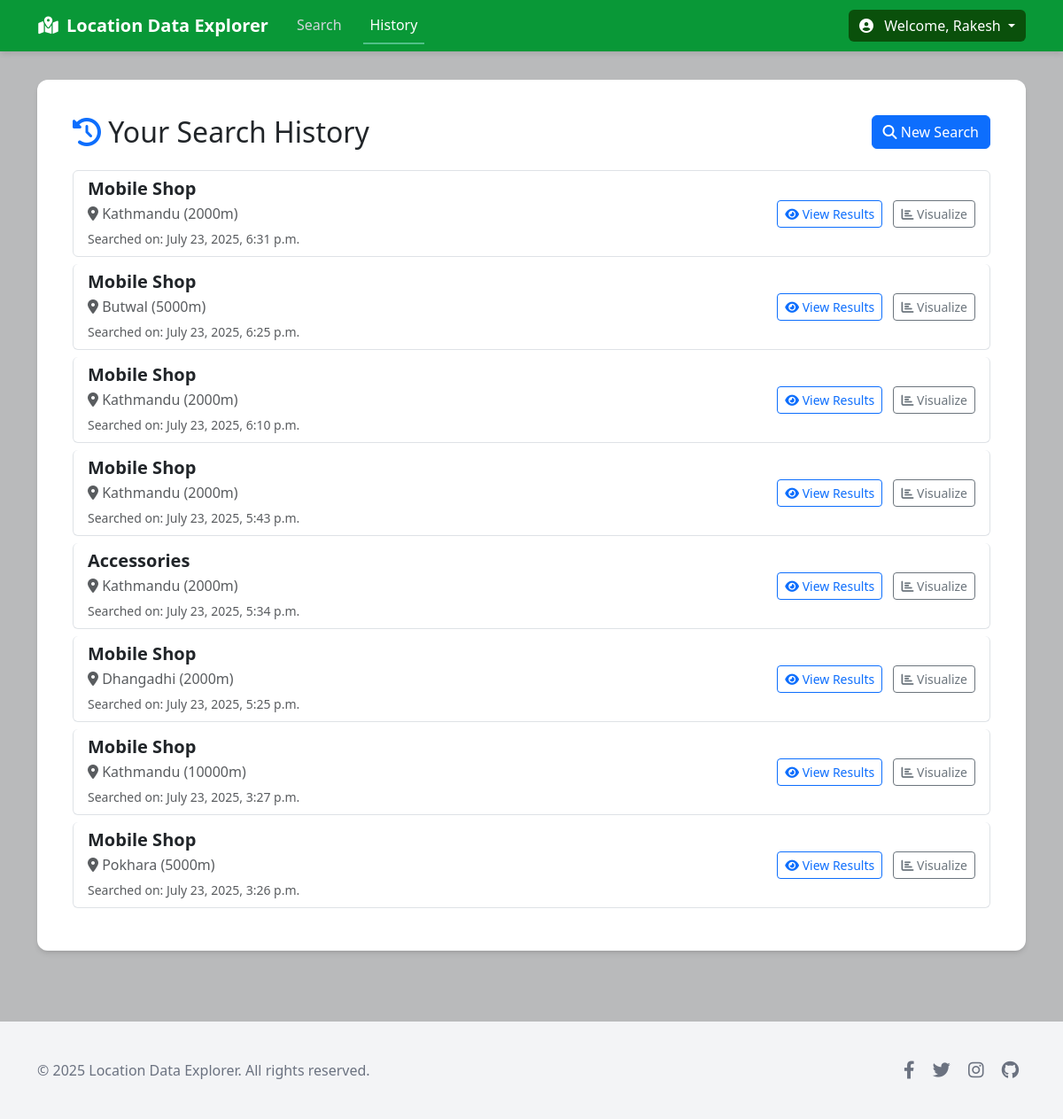
The app's page /shops/history/ (signed in) with its own data.
### shops/models.py (models this page shows, shortened)
class SearchHistory(models.Model):
    location = models.CharField(max_length=100)
    category = models.CharField(max_length=50)
    radius = models.IntegerField()
    results_count = models.IntegerField()
    created_at = models.DateTimeField(default=timezone.now)
    class Meta:
        ordering = ['-created_at']
        verbose_name_plural = "Search Histories"

### shops/views.py (the view)
# urls.py: path('history/', views.search_history_view, name='history'),
@login_required
def search_history_view(request):
    searches = SearchHistory.objects.all()
    paginator = Paginator(searches, 20)
    page_number = request.GET.get('page')
    page_obj = paginator.get_page(page_number)
    context = {
        'page_obj': page_obj,
        'searches': page_obj
    }
    return render(request, 'shops/history.html', context)

### shops/templatetags/custom_filters.py (called while the page is built)
@register.filter
def replace_underscore(value, arg=' '):
    return value.replace('_', arg)

### shops/templates/shops/history.html (shortened to what this page needs)
{% extends 'base.html' %}
{% load custom_filters %}
{% block content %}
<div class="d-flex justify-content-between align-items-center mb-4">
    <h2 class="mb-0"><i class="fas fa-history text-primary"></i> Your Search History</h2>
    <a href="{% url 'shops:search' %}" class="btn btn-primary">
        <i class="fas fa-search"></i> New Search
    </a>
</div>
{% if searches %}
<div class="list-group">
    {% for history_item in searches %}
    <div class="list-group-item d-flex justify-content-between align-items-center flex-wrap mb-2 rounded">
        <div>
            <h5 class="mb-1 fw-bold">{{ history_item.category|replace_underscore|title }}</h5>
            <p class="mb-1 text-muted">
                <i class="fas fa-map-marker-alt"></i> {{ history_item.location }} ({{ history_item.radius|floatformat:0 }}m)
            </p>
            <small class="text-muted">Searched on: {{ history_item.created_at|date:"F j, Y, P" }}</small>
        </div>
        <div class="mt-2 mt-md-0">
            <a href="{% url 'shops:results' history_item.id %}" class="btn btn-outline-primary btn-sm me-2">
                <i class="fas fa-eye"></i> View Results
            </a>
            <a href="{% url 'shops:visualize' history_item.id %}" class="btn btn-outline-secondary btn-sm">
                <i class="fas fa-chart-bar"></i> Visualize
            </a>
        </div>
    </div>
    {% endfor %}
</div>
{% else %}
<div class="text-center py-5">
    <i class="fas fa-search-minus fa-3x text-muted mb-3"></i>
    <h4>No Search History</h4>
    <p class="text-muted">You haven't performed any searches yet. Start a new search to see your history here.</p>
</div>
{% endif %}
{% endblock %}

### shops/templates/base.html (shortened to what this page needs)
<!DOCTYPE html>
<html lang="en">
<head>
    <link href="https://cdnjs.cloudflare.com/ajax/libs/bootstrap/5.3.0/css/bootstrap.min.css" rel="stylesheet">
    <link href="https://cdnjs.cloudflare.com/ajax/libs/font-awesome/6.4.0/css/all.min.css" rel="stylesheet">
</head>
<body>
    <nav class="navbar navbar-expand-lg navbar-dark navbar-custom">
        <div class="container-xl">
            <a class="navbar-brand d-flex align-items-center" href="{% url 'shops:search' %}">
                <i class="fas fa-map-marked-alt fa-fw me-2"></i>
                Location Data Explorer
            </a>
            <div class="collapse navbar-collapse" id="navbarNav">
                <ul class="navbar-nav me-auto mb-2 mb-lg-0">
                    <li class="nav-item">
                        <a class="nav-link {% if request.resolver_match.url_name == 'search' %}active{% endif %}" href="{% url 'shops:search' %}">
                            Search
                        </a>
                    </li>
                    <li class="nav-item">
                        <a class="nav-link {% if request.resolver_match.url_name == 'history' %}active{% endif %}" href="{% url 'shops:history' %}">
                            History
                        </a>
                    </li>
                </ul>
                <div class="d-flex">
                    <div class="dropdown">
                        {% if user.is_authenticated %}
                            <button class="btn account-btn dropdown-toggle" type="button" id="accountDropdown" data-bs-toggle="dropdown" aria-expanded="false">
                                <i class="fas fa-user-circle me-2"></i>
                                Welcome, {{ user.username }}
                            </button>
                        {% endif %}
                    </div>
                </div>
            </div>
        </div>
    </nav>
    <main class="page-wrapper">
        <div class="container-xl">
            <div class="content-container">
                {% block content %}{% endblock %}
            </div>
        </div>
    </main>
    <footer class="footer-custom">
        <div class="container-xl">
            <div class="row align-items-center">
                <div class="col-md-6 text-center text-md-start mb-3 mb-md-0">
                    <p class="mb-0">
                        © {% now "Y" %} Location Data Explorer. All rights reserved.
                    </p>
                </div>
                <div class="col-md-6 text-center text-md-end">
                    <a href="#" class="social-icon mx-2"><i class="fab fa-facebook-f"></i></a>
                    <a href="#" class="social-icon mx-2"><i class="fab fa-twitter"></i></a>
                    <a href="#" class="social-icon mx-2"><i class="fab fa-instagram"></i></a>
                    <a href="#" class="social-icon mx-2"><i class="fab fa-github"></i></a>
                </div>
            </div>
        </div>
    </footer>
</body>
</html>

### shops/templates/base.html (style rules this page uses)
:root { --primary-color: #51c088; --primary-dark: #099837; --primary-darker: #0a500b; --body-bg: #b9babb; --footer-bg: #f3f4f6; --text-dark: #1f2937; --text-muted: #6b7280; --text-light: #d1d5db; }
body { background-color: var(--body-bg); min-height: 100vh; font-family: 'Segoe UI', Tahoma, Geneva, Verdana, sans-serif; display: flex; flex-direction: column; }
.navbar-custom { background-color: var(--primary-dark); box-shadow: 0 4px 6px -1px rgba(0,0,0,0.1); }
.navbar-custom .navbar-brand { color: white !important; font-weight: 700; font-size: 1.25rem; }
.navbar-custom .nav-link { color: var(--text-light); font-weight: 500; border-bottom: 2px solid transparent; padding-top: 0.5rem; padding-bottom: 0.5rem; margin: 0 0.5rem; }
.navbar-custom .nav-link.active { color: white !important; border-bottom-color: var(--primary-color); }
.navbar-custom .account-btn { background-color: var(--primary-darker); color: white; border: none; }
.page-wrapper { flex-grow: 1; padding-top: 2rem; padding-bottom: 2rem; }
.content-container { background: #ffffff; border-radius: 0.75rem; padding: 1.5rem; box-shadow: 0 4px 6px -1px rgba(0,0,0,0.1), 0 2px 4px -2px rgba(0,0,0,0.1); }
@media (min-width: 768px) { .content-container { padding: 2.5rem; } }
.footer-custom { background-color: var(--footer-bg); color: var(--text-muted); padding: 2.5rem 0; margin-top: 3rem; }
.footer-custom .social-icon { color: var(--text-muted); transition: color 0.2s ease-in-out; font-size: 1.25rem; }

### records on screen
SearchHistory: category "Mobile Shop", location "Kathmandu", radius "2000", created_at "July 23, 2025, 6:31 p.m."
SearchHistory: category "Mobile Shop", location "Butwal", radius "5000", created_at "July 23, 2025, 6:25 p.m."
SearchHistory: category "Mobile Shop", location "Kathmandu", radius "2000", created_at "July 23, 2025, 6:10 p.m."
SearchHistory: category "Mobile Shop", location "Kathmandu", radius "2000", created_at "July 23, 2025, 5:43 p.m."
SearchHistory: category "Accessories", location "Kathmandu", radius "2000", created_at "July 23, 2025, 5:34 p.m."
SearchHistory: category "Mobile Shop", location "Dhangadhi", radius "2000", created_at "July 23, 2025, 5:25 p.m."
SearchHistory: category "Mobile Shop", location "Kathmandu", radius "10000", created_at "July 23, 2025, 3:27 p.m."
SearchHistory: category "Mobile Shop", location "Pokhara", radius "5000", created_at "July 23, 2025, 3:26 p.m."

### other values on screen
{{ user.username }} "Rakesh"
